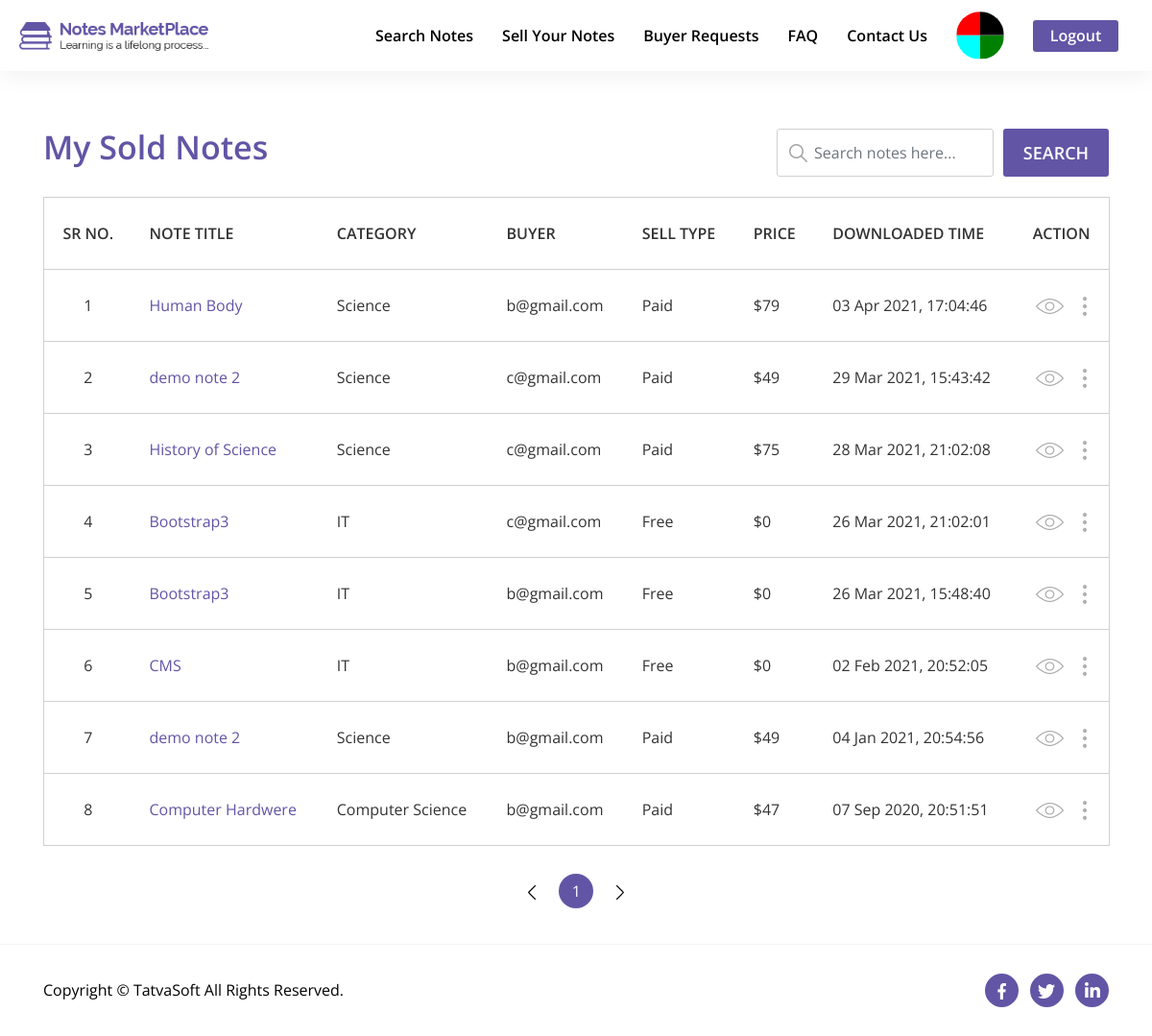
/Front/html/my-sold-notes.php (signed in), run on the app's committed database.
### tables this page shows
CREATE TABLE `user_profile` (
  `ProfileID` int(11) NOT NULL,
  `UserID` int(11) NOT NULL,
  `DOB` date DEFAULT NULL,
  `Gender` int(11) DEFAULT NULL,
  `SecondaryEmail` varchar(100) DEFAULT NULL,
  `CountryCode` varchar(5) NOT NULL,
  `PhoneNumber` varchar(20) NOT NULL,
  `ProfilePicture` varchar(500) DEFAULT NULL,
  `AddressLine1` varchar(100) NOT NULL,
  `AddressLine2` varchar(100) NOT NULL,
  `City` varchar(50) NOT NULL,
  `State` varchar(50) NOT NULL,
  `ZipCode` varchar(50) NOT NULL,
  `Country` varchar(50) NOT NULL,
  `University` varchar(100) DEFAULT NULL,
  `College` varchar(100) DEFAULT NULL,
  `CreatedDate` datetime DEFAULT current_timestamp(),
  `CreatedBy` int(11) DEFAULT NULL,
  `ModifiedDate` datetime DEFAULT NULL ON UPDATE current_timestamp(),
  `ModifiedBy` int(11) DEFAULT NULL
);

CREATE TABLE `downloads` (
  `DownloadID` int(11) NOT NULL,
  `NoteID` int(11) NOT NULL,
  `Seller` int(11) NOT NULL,
  `Downloader` int(11) NOT NULL,
  `IsSellerHasAllowedDownload` bit(1) NOT NULL,
  `AttachmentPath` mediumtext DEFAULT NULL,
  `IsAttachmentDownloaded` bit(1) NOT NULL,
  `AttachmentDownloadedDate` datetime DEFAULT NULL,
  `IsPaid` bit(1) NOT NULL,
  `PurchasedPrice` decimal(10,0) DEFAULT NULL,
  `NoteTitle` varchar(100) NOT NULL,
  `NoteCategory` varchar(100) NOT NULL,
  `CreatedDate` datetime DEFAULT current_timestamp(),
  `CreatedBy` int(11) DEFAULT NULL,
  `ModifiedDate` datetime DEFAULT NULL ON UPDATE current_timestamp(),
  `ModifiedBy` int(11) DEFAULT NULL
);

CREATE TABLE `users` (
  `UserID` int(11) NOT NULL,
  `RoleID` int(11) NOT NULL DEFAULT 3,
  `FirstName` varchar(50) NOT NULL,
  `LastName` varchar(50) NOT NULL,
  `EmailID` varchar(100) NOT NULL,
  `Password` varchar(24) NOT NULL,
  `IsEmailVerified` bit(1) NOT NULL DEFAULT b'0',
  `CreatedDate` datetime DEFAULT current_timestamp(),
  `CreatedBy` int(11) DEFAULT NULL,
  `ModifiedDate` datetime DEFAULT NULL ON UPDATE current_timestamp(),
  `ModifiedBy` int(11) DEFAULT NULL,
  `IsActive` bit(1) NOT NULL DEFAULT b'1'
);

### Front/includes/user-dp.php (called while the page is built, shortened)
<?php
if (isset($_SESSION['UserLoggedIn'])) {
    $UserID = $_SESSION['UserID'];
    $profile_query = "SELECT * FROM users u JOIN user_profile up ON u.UserID = up.UserID WHERE u.UserID = {$UserID} ";
    $profile_query_result = mysqli_query($connection, $profile_query);
    $get_default_dp = mysqli_query($connection, "SELECT * FROM system_configuration c WHERE c.Key = 'DefaultMemberDisplayPicture' ");
    $get_default_dp_path = mysqli_fetch_assoc($get_default_dp)['Value'];
    if (mysqli_num_rows($profile_query_result) != 0) {
        $getUserDP = "SELECT ProfilePicture FROM user_profile WHERE UserID = {$UserID} ";
        $getUserDP_query = mysqli_query($connection, $getUserDP);
        $getUserDP_row = mysqli_fetch_assoc($getUserDP_query);
        $DP_name = $getUserDP_row['ProfilePicture'];
        if ($DP_name != null) {
            $user_dp_path = $DP_name;
        } else {
            $user_dp_path = str_replace("..", "../../Admin", $get_default_dp_path);
        }
    } else {
        $user_dp_path = str_replace("..", "../../Admin", $get_default_dp_path);
    }
}

### Front/html/my-sold-notes.php (the view, shortened to what this page needs)
<?php include "../includes/head.php"; ?>
<body>
    <section id="my-sold-notes">
        <div class="only-white-nav extra-style-nav">
            <header class="site-header">
                <div class="header-wrapper">
                    <div class="logo-wrapper">
                        <a href="index.php" title="Site Logo">
                            <img src="../images/logo/dark-logo.png" alt="Logo">
                        </a>
                    </div>
                    <div class="navigation-wrapper">
                        <nav class="main-nav">
                            <ul class="menu-navigation">
                                <li>
                                    <a class="hover-bottom-border" href="search-notes.php">Search Notes</a>
                                </li>
                                <li>
                                    <a class="hover-bottom-border" href="dashboard.php">Sell Your Notes</a>
                                </li>
                                <li>
                                    <a class="hover-bottom-border" href="buyers-requests.php">Buyer Requests</a>
                                </li>
                                <li>
                                    <a class="hover-bottom-border" href="faq.php">FAQ</a>
                                </li>
                                <li>
                                    <a class="hover-bottom-border" href="contact-us.php">Contact Us</a>
                                </li>
                                <li class="logged-in-user-photo-li">
                                    <div class="dropdown">
                                        <a href="#" role="button" id="dropdownMenuLink" data-toggle="dropdown" aria-haspopup="true" aria-expanded="false">
                                            <div class="logged-in-user-photo">
                                                <img src="<?php echo $user_dp_path; ?>" alt="User Photo" class="rounded-circle">
                                            </div>
                                        </a>
                                    </div>
                                </li>
                                <li>
                                    <a class="btn btn-general btn-purple logout-link" href="javascript:void(0)" title="Download" role="button">Logout</a>
                                </li>
                            </ul>
                        </nav>
                    </div>
                </div>
            </header>
        </div>
        <div class="content-box-lg">
            <div class="container">
                <div class="row no-gutters">
                    <div class="col-lg-6 col-md-6 col-sm-12 col-12 text-left box-heading-wrapper">
                        <p class="my-downloads-heading">My Sold Notes</p>
                    </div>
                    <div class="col-lg-6 col-md-6 col-sm-12 col-12">
                        <div class="row no-gutters text-right general-search-bar-btn-wrapper">
                            <div class="form-group has-search-bar">
                                <span class="search-symbol"><img src="../images/Dashboard/search-icon.png" alt=""></span>
                                <input id="sold-note-search-bar" type="text" class="form-control input-box-style search-notes-bar" id="example" placeholder="Search notes here...">
                            </div>
                            <button id="sold-note-search-btn" class="btn btn-general btn-purple general-search-bar-btn">Search</button>
                        </div>
                    </div>
                </div>
            </div>
            <div class="container">
                <div class="my-downloads-table general-table-responsive">
                    <div class="table-responsive-xl">
                        <table class="table table-bordered" id="sold-notes-table">
                            <thead>
                                <tr>
                                    <th scope="col" class="text-center" data-orderable="false">sr no.</th>
                                    <th scope="col">Note title</th>
                                    <th scope="col">category</th>
                                    <th scope="col">Buyer</th>
                                    <th scope="col">Sell type</th>
                                    <th scope="col">price</th>
                                    <th scope="col">downloaded time</th>
                                    <th class="text-center" data-orderable="false" scope="col">Action</th>
                                </tr>
                            </thead>
                            <tbody>
                                <?php
                                $UserID = $_SESSION['UserID'];
                                $select_sold_notes = "SELECT NoteID, Downloader, IsPaid, PurchasedPrice, NoteTitle, NoteCategory, DATE_FORMAT(AttachmentDownloadedDate, '%d %b %Y, %T') as AttachmentDownloadedDate FROM downloads WHERE Seller = {$UserID} AND IsSellerHasAllowedDownload = 1 ORDER BY AttachmentDownloadedDate DESC ";
                                $select_sold_notes_query = mysqli_query($connection, $select_sold_notes);
                                $select_sold_notes_count = mysqli_num_rows($select_sold_notes_query);
                                if ($select_sold_notes_count != 0) {
                                    while ($row = mysqli_fetch_assoc($select_sold_notes_query)) {
                                        $note_id = $row['NoteID'];
                                        $note_title = $row['NoteTitle'];
                                        $note_cat = $row['NoteCategory'];
                                        $note_is_paid = $row['IsPaid'];
                                        if ($note_is_paid == 0) {
                                            $note_sell_type = "Free";
                                        } else {
                                            $note_sell_type = "Paid";
                                        }
                                        $note_price = $row['PurchasedPrice'];
                                        if ($note_price == NULL) {
                                            $note_price = "$" . '0';
                                        } else {
                                            $note_price = "$" . $note_price;
                                        }
                                        $note_downloaded_date = $row['AttachmentDownloadedDate'];
                                        $noteDownloadedDateStr = strtotime($note_downloaded_date);
                                        $note_downloader_id = $row['Downloader'];
                                        $get_downloader = "SELECT EmailID FROM users WHERE UserID = {$note_downloader_id} AND IsActive = 1 ";
                                        $get_downloader_query = mysqli_query($connection, $get_downloader);
                                        $note_downloader_row = mysqli_fetch_assoc($get_downloader_query);
                                        $note_downloader_email = $note_downloader_row['EmailID'];
                                ?>
                                        <tr>
                                            <td class="text-center"></td>
                                            <td class="purple-td"><a href='note-detail.php?note_id=<?php echo $note_id; ?>'><?php echo $note_title; ?></a></td>
                                            <td><?php echo $note_cat; ?></td>
                                            <td><?php echo $note_downloader_email; ?></td>
                                            <td><?php echo $note_sell_type; ?></td>
                                            <td><?php echo $note_price; ?></td>
                                            <td data-sort='<?php echo $noteDownloadedDateStr; ?>'><?php echo $note_downloaded_date; ?></td>
                                            <td class="text-center visible-overflow-for-dropdown">
                                                <a href='note-detail.php?note_id=<?php echo $note_id; ?>'><img class="eye-img-in-table" src="../images/Dashboard/eye.png" alt="edit"></a>
                                                <div class="dropdown dropdown-dots-table">
                                                    <a href="#" role="button" data-toggle="dropdown" aria-haspopup="true" aria-expanded="false">
                                                        <img class="dots-in-table" src="../images/Dashboard/dots.png" alt="edit">
                                                    </a>
                                                </div>
                                            </td>
                                        </tr>
                                    <?php
                                    }
                                }
                                ?>
                            </tbody>
                        </table>
                    </div>
                </div>
            </div>
        </div>
        <?php include "../includes/footer.php"; ?>
    </section>
</body>
</html>

### Front/css/responsive.css (style rules this page uses)
@media (max-width: 1300px) { #note-detail .only-white-nav.extra-style-nav, #dashboard .only-white-nav.extra-style-nav, #my-downloads .only-white-nav.extra-style-nav, #my-sold-notes .only-white-nav.extra-style-nav, #my-rejected-notes .only-white-nav.extra-style-nav, #buyers-requests .only-white-nav.extra-style-nav { margin-bottom: 74px; } }
@media (max-width: 1300px) { .only-white-nav.extra-style-nav .site-header .header-wrapper, #home-page .extra-style-nav .site-header .header-wrapper { padding: 0px 20px; } }
@media (max-width: 1300px) { .only-white-nav.extra-style-nav .site-header .header-wrapper .navigation-wrapper .main-nav .menu-navigation>li, #home-page .extra-style-nav .site-header .header-wrapper .navigation-wrapper .main-nav .menu-navigation>li { margin: 0px 15px; } }
@media (max-width: 1300px) { .only-white-nav.extra-style-nav .site-header, #home-page .extra-style-nav .site-header { max-height: 74px; } }
@media (max-width: 1300px) { .only-white-nav.extra-style-nav .site-header .header-wrapper, #home-page .extra-style-nav .site-header .header-wrapper { height: 74px; margin: auto; } }
@media (max-width: 1300px) { .only-white-nav.extra-style-nav .site-header .header-wrapper .logo-wrapper, #home-page .extra-style-nav .site-header .header-wrapper .logo-wrapper { height: 74px; } }
@media (max-width: 1300px) { .only-white-nav.extra-style-nav .site-header .header-wrapper .logo-wrapper a img, #home-page .extra-style-nav .site-header .header-wrapper .logo-wrapper a img { height: 40px; } }

### data on the page
user_profile: ProfilePicture (picture)
downloads: NoteTitle "demo note 2", NoteCategory "Science", Downloader.EmailID "c@gmail.com", IsPaid "Paid", note_price "$49", note_downloaded_date "29 Mar 2021, 15:43:42"
downloads: NoteTitle "History of Science", NoteCategory "Science", Downloader.EmailID "c@gmail.com", IsPaid "Paid", note_price "$75", note_downloaded_date "28 Mar 2021, 21:02:08"
downloads: NoteTitle "Bootstrap3", NoteCategory "IT", Downloader.EmailID "c@gmail.com", IsPaid "Free", note_price "$0", note_downloaded_date "26 Mar 2021, 21:02:01"
downloads: NoteTitle "Bootstrap3", NoteCategory "IT", Downloader.EmailID "b@gmail.com", IsPaid "Free", note_price "$0", note_downloaded_date "26 Mar 2021, 15:48:40"
downloads: NoteTitle "Computer Hardwere", NoteCategory "Computer Science", Downloader.EmailID "b@gmail.com", IsPaid "Paid", note_price "$47", note_downloaded_date "07 Sep 2020, 20:51:51"
downloads: NoteTitle "demo note 2", NoteCategory "Science", Downloader.EmailID "b@gmail.com", IsPaid "Paid", note_price "$49", note_downloaded_date "04 Jan 2021, 20:54:56"
downloads: NoteTitle "Human Body", NoteCategory "Science", Downloader.EmailID "b@gmail.com", IsPaid "Paid", note_price "$79", note_downloaded_date "03 Apr 2021, 17:04:46"
downloads: NoteTitle "CMS", NoteCategory "IT", Downloader.EmailID "b@gmail.com", IsPaid "Free", note_price "$0", note_downloaded_date "02 Feb 2021, 20:52:05"
